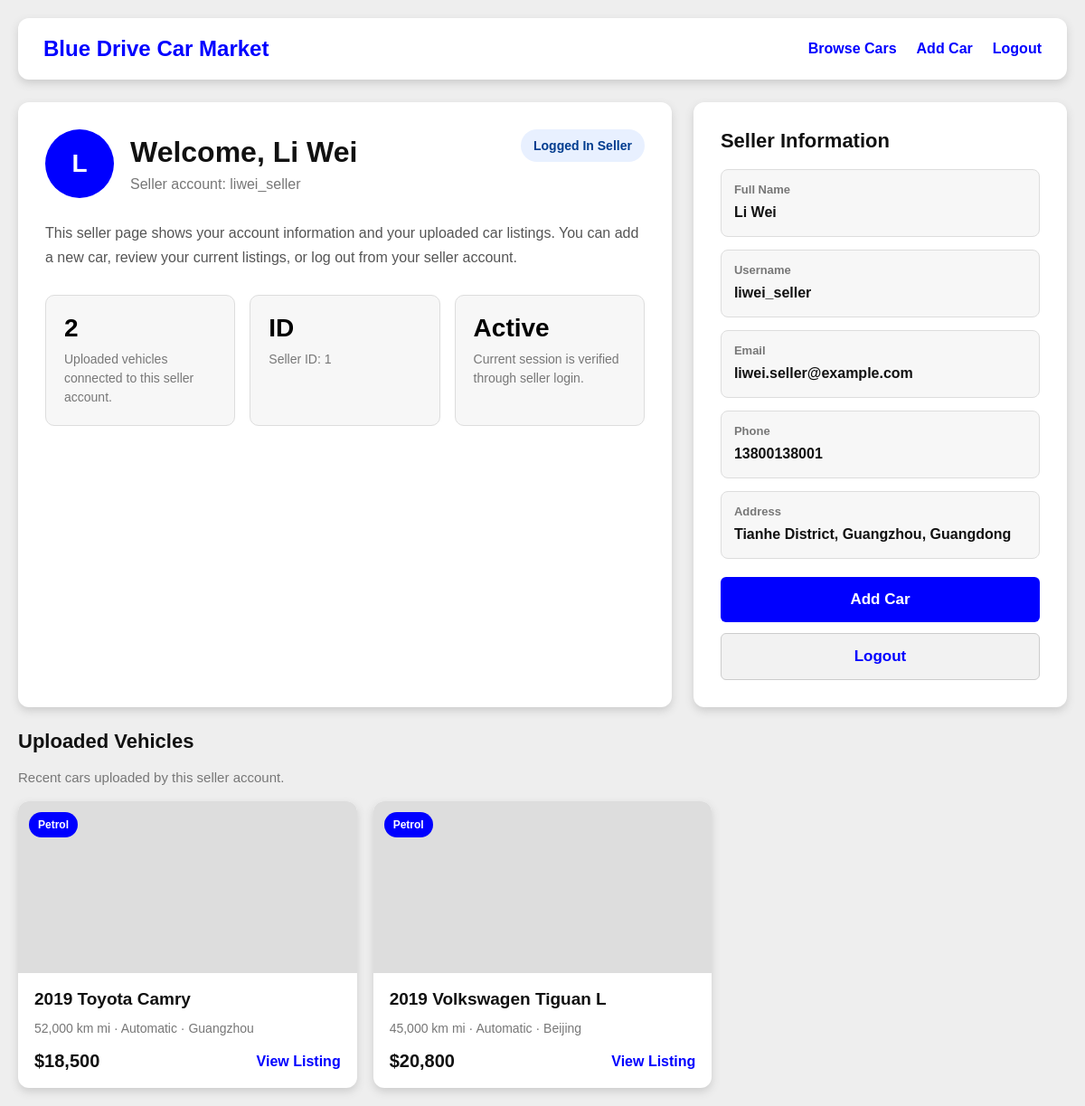
Page /seller-page.php (signed in) on the committed database.
### tables this page shows
CREATE TABLE IF NOT EXISTS sellers (
    seller_id INT AUTO_INCREMENT PRIMARY KEY,
    full_name VARCHAR(100) NOT NULL,
    address VARCHAR(255) NOT NULL,
    phone VARCHAR(20) NOT NULL,
    email VARCHAR(100) NOT NULL,
    username VARCHAR(50) NOT NULL UNIQUE,
    password VARCHAR(255) NOT NULL,
    created_at TIMESTAMP DEFAULT CURRENT_TIMESTAMP
);

CREATE TABLE IF NOT EXISTS cars (
    car_id INT AUTO_INCREMENT PRIMARY KEY,
    seller_id INT NOT NULL,
    brand VARCHAR(50),
    model VARCHAR(100) NOT NULL,
    year INT NOT NULL,
    mileage VARCHAR(50),
    fuel_type VARCHAR(50),
    transmission VARCHAR(50),
    colour VARCHAR(50),
    location VARCHAR(100),
    price DECIMAL(10,2),
    image_path VARCHAR(500),
    description TEXT,
    created_at TIMESTAMP DEFAULT CURRENT_TIMESTAMP,
    FOREIGN KEY (seller_id) REFERENCES sellers(seller_id)
);

### public/seller-page.php (the view, shortened to what this page needs)
<?php
require_once __DIR__ . '/../includes/db.php';
$sellerId = $_SESSION['seller_id'] ?? null;
$sellerName = $_SESSION['seller_name'] ?? 'Seller';
$sellerUsername = $_SESSION['seller_username'] ?? '';
$sellerEmail = $_SESSION['seller_email'] ?? '';
$seller = [
    'full_name' => $sellerName,
    'username' => $sellerUsername,
    'email' => $sellerEmail,
    'phone' => 'Not provided',
    'address' => 'Not provided'
];
$cars = [];
$totalCars = 0;
if ($sellerId) {
    try {
        $sellerStmt = $pdo->prepare(
            "SELECT full_name, username, email, phone, address
             FROM sellers
             WHERE seller_id = :seller_id
             LIMIT 1"
        );
        $sellerStmt->execute([':seller_id' => $sellerId]);
        $sellerData = $sellerStmt->fetch(PDO::FETCH_ASSOC);
        if ($sellerData) {
            $seller = $sellerData;
        }
        $countStmt = $pdo->prepare(
            "SELECT COUNT(*) AS total
             FROM cars
             WHERE seller_id = :seller_id"
        );
        $countStmt->execute([':seller_id' => $sellerId]);
        $countResult = $countStmt->fetch(PDO::FETCH_ASSOC);
        $totalCars = $countResult ? (int)$countResult['total'] : 0;
        $carStmt = $pdo->prepare(
            "SELECT car_id, brand, model, year, mileage, fuel_type, transmission,
                    colour, location, price, image_path, description
             FROM cars
             WHERE seller_id = :seller_id
             ORDER BY created_at DESC
             LIMIT 3"
        );
        $carStmt->execute([':seller_id' => $sellerId]);
        $cars = $carStmt->fetchAll(PDO::FETCH_ASSOC);
    } catch (PDOException $e) {
        $cars = [];
    }
}
$addCarLink = file_exists(__DIR__ . '/add-car.php') ? 'add-car.php' : 'upload.php';
$searchLink = file_exists(__DIR__ . '/search.php') ? 'search.php' : 'search.html';
function safeText($value) {
    return htmlspecialchars((string)$value, ENT_QUOTES, 'UTF-8');
}
function formatPrice($value) {
    return '$' . number_format((float)$value, 0);
}
function getImagePath($path) {
    return $path;
}
?>
<!DOCTYPE html>
<html>
<head>
</head>
<body>
<div class="page">
    <div class="header">
        <div class="logo">Blue Drive Car Market</div>
        <div class="nav-links">
            <a href="<?php echo safeText($searchLink); ?>">Browse Cars</a>
            <a href="<?php echo safeText($addCarLink); ?>">Add Car</a>
            <a href="logout.php">Logout</a>
        </div>
    </div>
    <div class="main-grid">
        <section class="card profile-card">
            <div class="profile-top">
                <div class="identity">
                    <div class="avatar">
                        <?php echo strtoupper(substr($seller['full_name'] ?: 'S', 0, 1)); ?>
                    </div>
                    <div>
                        <h1 class="seller-name">Welcome, <?php echo safeText($seller['full_name']); ?></h1>
                        <p class="seller-username">
                            Seller account:
                            <?php echo safeText($seller['username'] ?: 'Not provided'); ?>
                        </p>
                    </div>
                </div>
                <div class="status-pill">Logged In Seller</div>
            </div>
            <p class="intro">
                This seller page shows your account information and your uploaded car listings.
                You can add a new car, review your current listings, or log out from your seller account.
            </p>
            <div class="stats">
                <div class="stat-card">
                    <strong><?php echo safeText($totalCars); ?></strong>
                    <span>Uploaded vehicles connected to this seller account.</span>
                </div>
                <div class="stat-card">
                    <strong>ID</strong>
                    <span>Seller ID: <?php echo safeText($sellerId); ?></span>
                </div>
                <div class="stat-card">
                    <strong>Active</strong>
                    <span>Current session is verified through seller login.</span>
                </div>
            </div>
        </section>
        <aside class="card contact-card">
            <h3>Seller Information</h3>
            <div class="contact-list">
                <div class="contact-item">
                    <label>Full Name</label>
                    <div><?php echo safeText($seller['full_name']); ?></div>
                </div>
                <div class="contact-item">
                    <label>Username</label>
                    <div><?php echo safeText($seller['username']); ?></div>
                </div>
                <div class="contact-item">
                    <label>Email</label>
                    <div><?php echo safeText($seller['email']); ?></div>
                </div>
                <div class="contact-item">
                    <label>Phone</label>
                    <div><?php echo safeText($seller['phone']); ?></div>
                </div>
                <div class="contact-item">
                    <label>Address</label>
                    <div><?php echo safeText($seller['address']); ?></div>
                </div>
            </div>
            <div class="action-row">
                <a class="btn btn-primary" href="<?php echo safeText($addCarLink); ?>">Add Car</a>
                <a class="btn btn-secondary" href="logout.php">Logout</a>
            </div>
        </aside>
    </div>
    <section>
        <div class="section-title">
            <div>
                <h3>Uploaded Vehicles</h3>
                <p>Recent cars uploaded by this seller account.</p>
            </div>
        </div>
        <?php if (!empty($cars)): ?>
            <div class="inventory-grid">
                <?php foreach ($cars as $car): ?>
                    <?php
                    $imagePath = getImagePath($car['image_path'] ?? '');
                    $carTitle = trim(($car['year'] ?? '') . ' ' . ($car['brand'] ?? '') . ' ' . ($car['model'] ?? ''));
                    $detailLink = 'car-detail.php?id=' . urlencode($car['car_id']);
                    ?>
                    <article class="vehicle-card">
                        <div class="vehicle-image"
                             style="<?php echo $imagePath ? "background-image: url('" . safeText($imagePath) . "');" : ''; ?>">
                            <div class="vehicle-tag"><?php echo safeText($car['fuel_type'] ?: 'Car Listing'); ?></div>
                        </div>
                        <div class="vehicle-body">
                            <h4><?php echo safeText($carTitle ?: 'Car Listing'); ?></h4>
                            <div class="vehicle-meta">
                                <?php echo safeText($car['mileage']); ?> mi ·
                                <?php echo safeText($car['transmission']); ?> ·
                                <?php echo safeText($car['location']); ?>
                            </div>
                            <div class="price-row">
                                <strong><?php echo safeText(formatPrice($car['price'])); ?></strong>
                                <a class="mini-btn" href="<?php echo safeText($detailLink); ?>">View Listing</a>
                            </div>
                        </div>
                    </article>
                <?php endforeach; ?>
            </div>
        <?php endif; ?>
    </section>
</div>
</body>
</html>

### public/seller-page.php (style rules this page uses)
* { margin: 0; padding: 0; box-sizing: border-box; font-family: Arial, sans-serif; }
body { background: #eee; min-height: 100vh; padding: 20px; color: #111; }
.page { max-width: 1200px; margin: 0 auto; }
.header { background: white; border-radius: 12px; padding: 20px 28px; margin-bottom: 25px; box-shadow: 0 4px 10px #ccc; display: flex; justify-content: space-between; align-items: center; gap: 20px; }
.logo { font-size: 24px; font-weight: bold; color: blue; }
.nav-links { display: flex; gap: 22px; flex-wrap: wrap; }
.nav-links a { color: blue; text-decoration: none; font-weight: bold; }
.main-grid { display: grid; grid-template-columns: 1.4fr 0.8fr; gap: 24px; margin-bottom: 25px; }
.card { background: white; border-radius: 12px; padding: 30px; box-shadow: 0 4px 10px #ccc; }
.profile-card { min-height: 320px; }
.profile-top { display: flex; justify-content: space-between; align-items: flex-start; gap: 20px; margin-bottom: 25px; }
.identity { display: flex; gap: 18px; align-items: center; }
.avatar { width: 76px; height: 76px; border-radius: 50%; background: blue; color: white; display: flex; align-items: center; justify-content: center; font-size: 28px; font-weight: bold; flex-shrink: 0; }
.seller-name { font-size: 32px; margin-bottom: 8px; }
.seller-username { color: #777; font-size: 16px; }
.status-pill { background: #e8f0ff; color: #003c8f; padding: 10px 14px; border-radius: 999px; font-size: 14px; font-weight: bold; white-space: nowrap; }
.intro { color: #555; line-height: 1.7; margin-bottom: 28px; }
.stats { display: grid; grid-template-columns: repeat(3, 1fr); gap: 16px; }
.stat-card { background: #f7f7f7; border-radius: 10px; padding: 20px; border: 1px solid #ddd; }
.stat-card strong { display: block; font-size: 28px; margin-bottom: 8px; color: black; }
.stat-card span { color: #777; font-size: 14px; line-height: 1.5; }
.contact-card h3, .section-title h3 { font-size: 22px; margin-bottom: 18px; }
.contact-list { display: grid; gap: 14px; }
.contact-item { background: #f7f7f7; border-radius: 8px; padding: 14px; border: 1px solid #ddd; }
.contact-item label { display: block; color: #777; font-size: 13px; margin-bottom: 6px; font-weight: bold; }
.contact-item div { color: #111; font-weight: bold; line-height: 1.5; word-break: break-word; }
.action-row { display: grid; grid-template-columns: 1fr; gap: 12px; margin-top: 20px; }
.btn { display: block; width: 100%; padding: 15px; border-radius: 6px; text-align: center; text-decoration: none; font-size: 17px; font-weight: bold; }
.btn-primary { background: blue; color: white; }
.btn-secondary { background: #f2f2f2; color: blue; border: 1px solid #ccc; }
.section-title { display: flex; justify-content: space-between; align-items: flex-end; gap: 20px; margin-bottom: 18px; }
.section-title p { color: #777; font-size: 15px; }
.inventory-grid { display: grid; grid-template-columns: repeat(3, 1fr); gap: 18px; }
.vehicle-card { background: white; border-radius: 12px; overflow: hidden; box-shadow: 0 4px 10px #ccc; }
.vehicle-image { height: 190px; background: #ddd; background-size: cover; background-position: center; position: relative; }
.vehicle-tag { position: absolute; top: 12px; left: 12px; background: blue; color: white; padding: 7px 10px; border-radius: 999px; font-size: 12px; font-weight: bold; }
.vehicle-body { padding: 18px; }
.vehicle-body h4 { font-size: 19px; margin-bottom: 10px; }
.vehicle-meta { color: #777; font-size: 14px; line-height: 1.6; margin-bottom: 14px; }
.price-row { display: flex; justify-content: space-between; align-items: center; gap: 12px; }
.price-row strong { font-size: 20px; }
.mini-btn { color: blue; font-weight: bold; text-decoration: none; }

### rows in the picture
sellers: full_name "L", full_name "Li Wei", username "liwei_seller", email "liwei.seller@example.com", phone "13800138001", address "Tianhe District, Guangzhou, Guangdong"
cars: fuel_type "Petrol", safeText($carTitle ?: 'Car Listing') "2019 Toyota Camry", mileage "52,000 km", transmission "Automatic", location "Guangzhou", price "$18,500"
cars: fuel_type "Petrol", safeText($carTitle ?: 'Car Listing') "2019 Volkswagen Tiguan L", mileage "45,000 km", transmission "Automatic", location "Beijing", price "$20,800"

### other values in the picture
safeText($totalCars) "2"
safeText($sellerId) "1"
